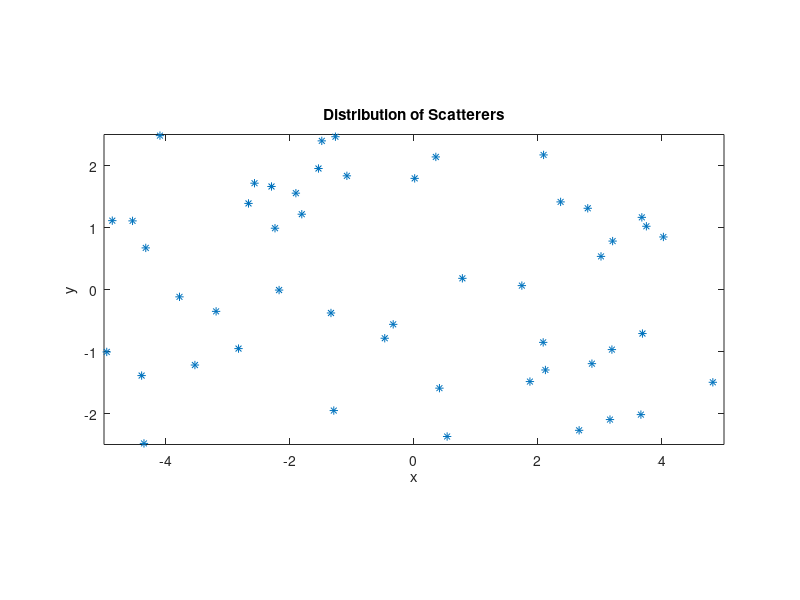
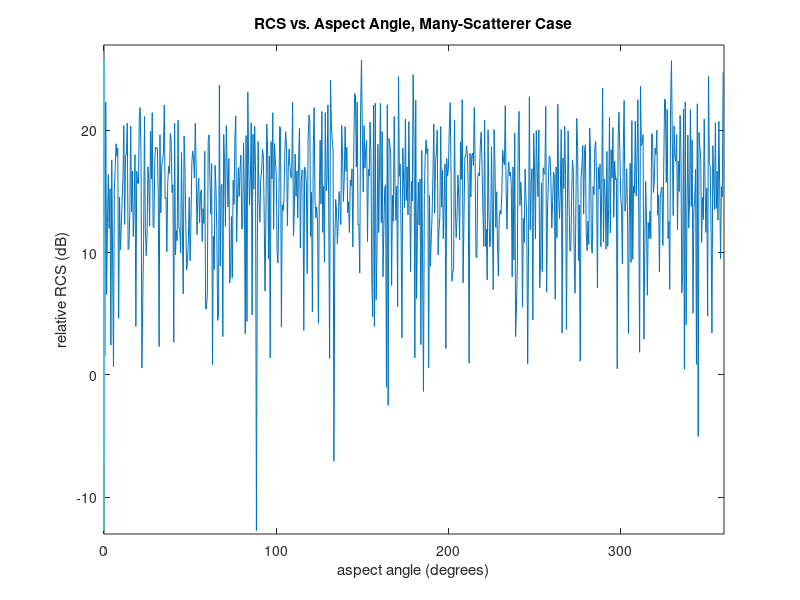
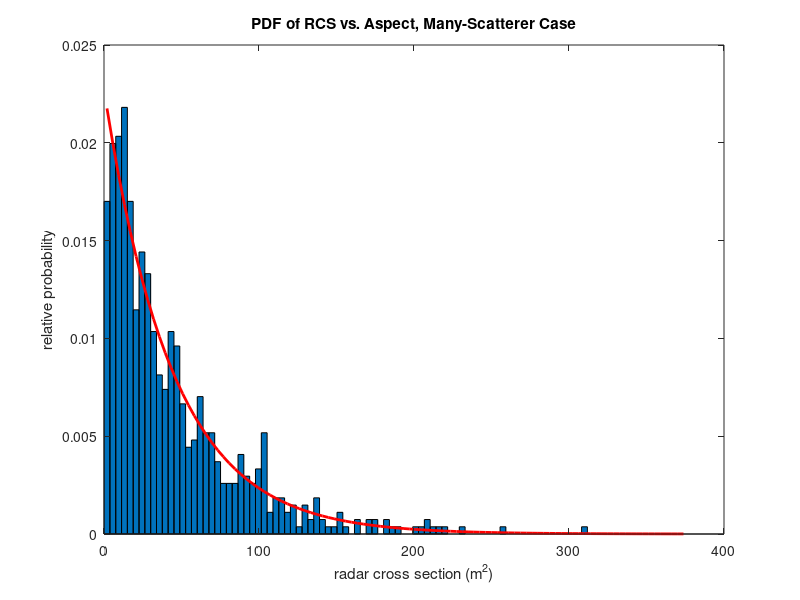
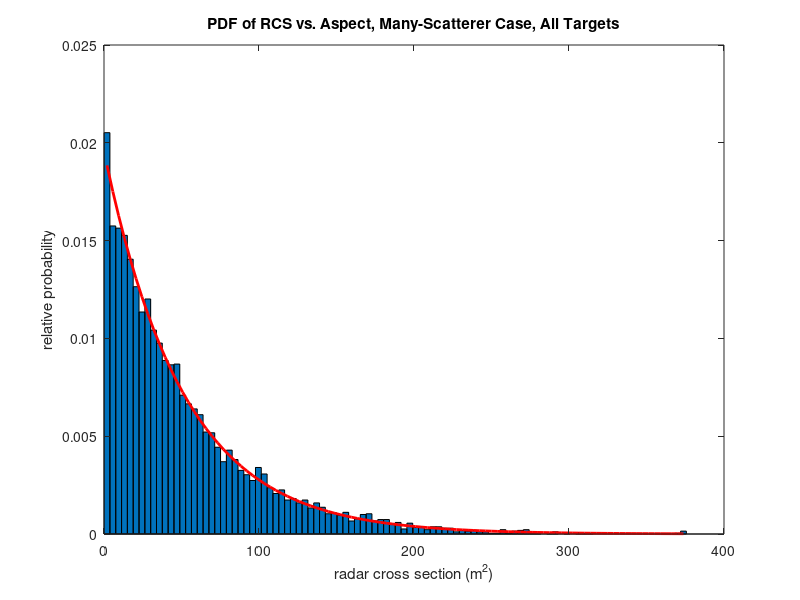

Reproduce these figures in MATLAB, in order.
% RCS10_project

% Does a simple-minded relative RCS polar plot for a "complex
% target" consisting of a random collection of point scatterers.
% No multiple bounce or any such nonsense.
%
% Mark Richards, September 2006
%
% Updated for averaging over multiple target, September 2010

clear all

close all

Nt=10; % # of targets to average over

% Set number and locations of scatterers.  They are uniformly
% distributed within a box 5 m by 10 m centered at the origin.

% N=input('Enter number of scatterers to use: ');
N=50;

% each column of 'x' or 'y' are the scatterer corrdinates for a single
% target
y=5*rand(N,Nt)-2.5; x=10*rand(N,Nt)-5;

% plot the scatterer distribution for the first target as an example
figure(1)
plot(x(:,1),y(:,1),'*');
xlabel('x'), ylabel('y')
title('Distribution of Scatterers')
axis('equal'); axis([-5,5,-2.5,2.5]);

% Amplitudes are fixed = 1
z=1;

% Input number of angles and nominal range and frequency
% M=input('Enter # of angles: ');
% R=input('Enter nominal range (m): ');
% f=input('Enter frequency (Hz): ');
M=round(360/0.5); R=10e3; f = 10e9;
% Loop over aspect angle to do complex voltage estimates
q=zeros(M); echo=zeros(M,Nt);

% Loop over radar-target aspect angles
for k=1:M
    q(k)=(2*pi/M)*(k-1); % current aspect angle
    % Loop over targets and individual point scatterers
    % each column of 'echo' is a different target
    for r = 1:Nt
        for p=1:N
            phasor=z*exp(j*4*pi*f*norm([x(p,r)-R*cos(q(k)),y(p,r)-R*sin(q(k))])/3e8);
            echo(k,r)=echo(k,r)+phasor;
        end
    end
end

% The magnitude-squared of the total complex echo
% is the RCS to within a constant
RCS=abs(echo).^2;
RCSdB=10*log10(RCS);

% Plot the dB data for the first target as an example
figure(2)
plot((180/pi)*q,RCSdB(:,1)); xlabel('aspect angle (degrees)');
ylabel('relative RCS (dB)');
title('RCS vs. Aspect Angle, Many-Scatterer Case')
axis([0,360,10*log10(N*z)-30,10*log10(N*z)+10]);

% Compute a 100-bin histogram of the data for each target;
% plot the theoretical exponential distribution as well
%
density = zeros(100,Nt);
centers = [];
for r = 1:Nt
    if (isempty(centers))
        [count,centers]=hist(RCS(:,r),100);
    else
        [count,centers]=hist(RCS(:,r),centers);
    end
    bin_size = centers(2)-centers(1);
    area = sum(count)*bin_size;
    density(:,r) = count/area;
    % plot the histogram of the data for each target, and an overlaid
    % exponential for each target, based only on that target's data
    figure(3);
    bar(centers,density(:,r),1);
    hold on
    msig=mean(RCS(:,r));  % compute mean of current linear-scale RCS data
    exp_pdf = exp(-centers/msig)/msig;  % theoretical pdf on same x-axis values
    plot(centers,exp_pdf,'r','LineWidth',2)
    xlabel('radar cross section (m^2)')
    ylabel('relative probability')
    title('PDF of RCS vs. Aspect, Many-Scatterer Case')
    hold off
    pause(0.5)
end

% Now average the separate histograms and plot with an overlaid exponential
% based on the mean of all the data for all of the targets
figure(4);
bar(centers,mean(density,2),1);
hold on
msig=mean(RCS(:));  % compute mean of all linear-scale RCS data
exp_pdf = exp(-centers/msig)/msig;  % theoretical pdf on same x-axis values
plot(centers,exp_pdf,'r','LineWidth',2)
xlabel('radar cross section (m^2)')
ylabel('relative probability')
title('PDF of RCS vs. Aspect, Many-Scatterer Case, All Targets')
hold off

% As a sanity check, do a single histogram of all of the RCS data for all
% targets, using the sam bin boundaries as above.  This should match figure
% 4 exactly.
figure(5)
[count,centers]=hist(RCS(:),centers);
bin_size = centers(2)-centers(1);
area = sum(count)*bin_size;
density_all = count/area;
bar(centers,density_all,1);
hold on
plot(centers,exp_pdf,'r','LineWidth',2)
xlabel('radar cross section (m^2)')
ylabel('relative probability')
title('PDF of RCS vs. Aspect, Many-Scatterer Case, All Targets')
hold off


% Now do the variation with frequency

% Input number of angles and nominal range and frequency
% Mf=input('Enter # of frequencies: ');
% f1=input('Enter start frequency (Hz): ');
Mf = 300;
f1 = 10e9;
df = 3e8/2/10;
% f2=input(['Enter freq step (Hz) (minimum=',num2str(df)/1e6,' MHz): ']);
f2 = 15e6;
fv = f1+(0:Mf-1)*f2;

% Loop over radar frequencies
echof=zeros(Mf,Nt);
for k=1:Mf
    % Loop over targets and individual point scatterers
    % each column of 'echof' is a different target
    for r = 1:Nt
        for p=1:N
            phasor=z*exp(j*4*pi*fv(k)*norm([x(p,r)-R,y(p,r)])/3e8);
            echof(k,r)=echof(k,r)+phasor;
        end
    end
end

% The magnitude-squared of the total complex echo
% is the RCS to within a constant
RCSf=abs(echof).^2;
RCSfdB=10*log10(RCSf);

% Plot the dB data for the first target as an example
figure(6)
plot(fv,RCSfdB(:,1)); xlabel('RF frequency (Hz)');
ylabel('relative RCS (dB)');
title('RCS vs. RF Frequency, Many-Scatterer Case')
axis([0,360,10*log10(N*z)-30,10*log10(N*z)+10]);

% Compute a 100-bin histogram of the data for each target;
% plot the theoretical exponential distribution as well
%
densityf = zeros(100,Nt);
centersf = [];
for r = 1:Nt
    if (isempty(centersf))
        [countf,centersf]=hist(RCSf(:,r),100);
    else
        [countf,centersf]=hist(RCSf(:,r),centersf);
    end
    bin_sizef = centersf(2)-centersf(1);
    areaf = sum(countf)*bin_sizef;
    densityf(:,r) = countf/areaf;
    % plot the histogram of the data for the first target, and an overlaid
    % exponential for that target, based only on that target's data
        figure(7);
        bar(centersf,densityf(:,r),1);
        hold on
        msigf=mean(RCSf(:,r));  % compute mean of current linear-scale RCS data
        exp_pdf = exp(-centersf/msigf)/msigf;  % theoretical pdf on same x-axis values
        plot(centersf,exp_pdf,'r','LineWidth',2)
        xlabel('radar cross section (m^2)')
        ylabel('relative probability')
        title('PDF of RCS vs. RF, Many-Scatterer Case, 1 Target')
        hold off
        pause(0.5)
end

% Now average the separate histograms and plot with an overlaid exponential
% based on the mean of all the data for all of the targets
figure(8);
bar(centersf,mean(densityf,2),1);
hold on
msigf=mean(RCSf(:));  % compute mean of all linear-scale RCS data
exp_pdf = exp(-centersf/msigf)/msigf;  % theoretical pdf on same x-axis values
plot(centersf,exp_pdf,'r','LineWidth',2)
xlabel('radar cross section (m^2)')
ylabel('relative probability')
title('PDF of RCS vs. RF, Many-Scatterer Case, All Targets')
hold off

% As a sanity check, do a single histogram of all of the RCS data for all
% targets, using the sam bin boundaries as above.  This should match figure
% 8 exactly.
figure(9)
[countf,centersf]=hist(RCSf(:),centersf);
bin_sizef = centersf(2)-centersf(1);
areaf = sum(countf)*bin_sizef;
density_allf = countf/areaf;
bar(centersf,density_allf,1);
hold on
plot(centersf,exp_pdf,'r','LineWidth',2)
xlabel('radar cross section (m^2)')
ylabel('relative probability')
title('PDF of RCS vs. RF, Many-Scatterer Case, All Targets')
hold off

